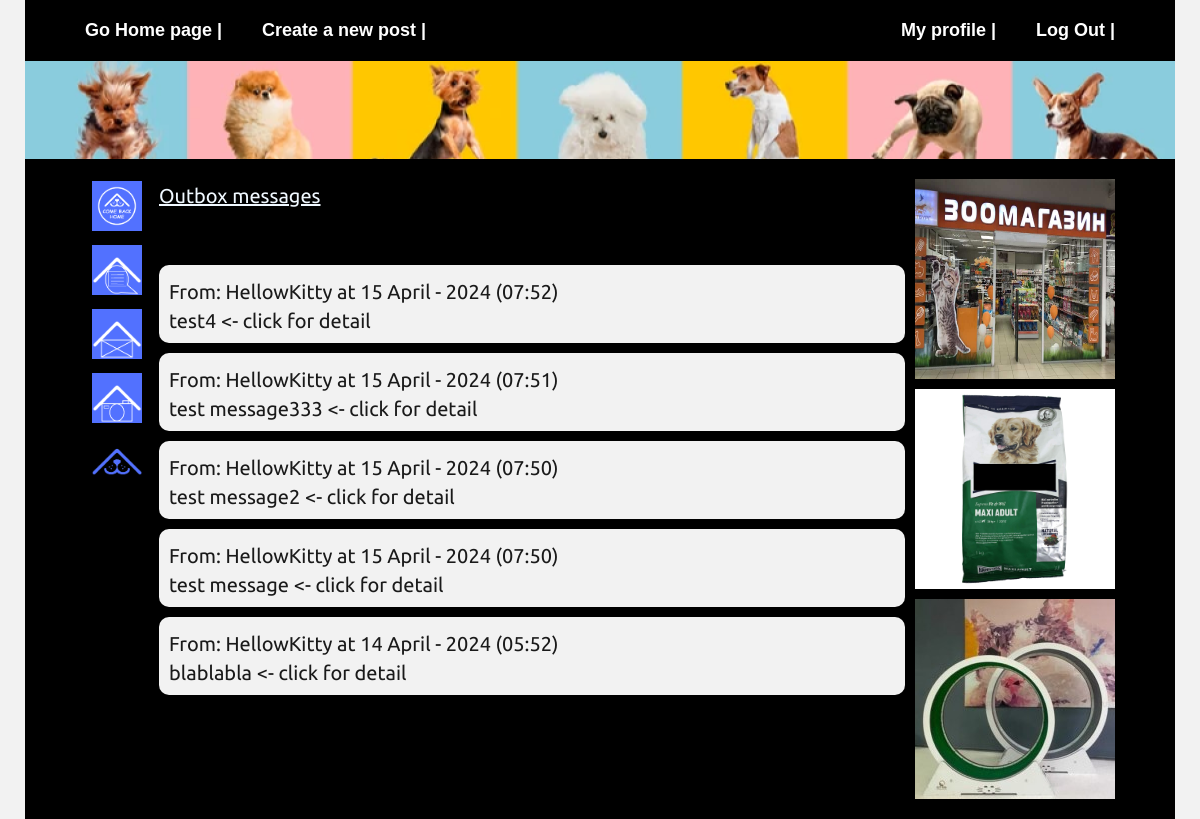
Page /messages/sms/inbox/ (signed in) on the earlier database version.
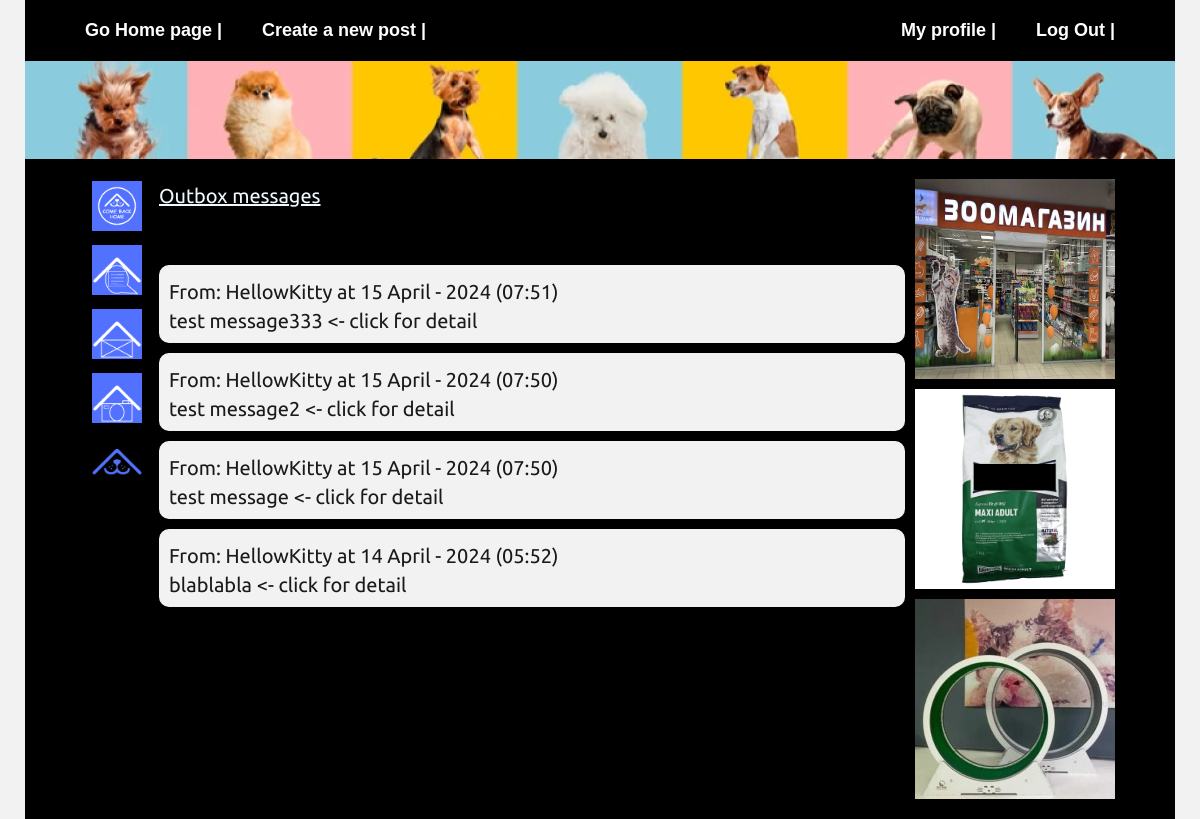
Same page on the later database version.
### usertouser/models.py (models this page shows, shortened)
class usertouser(models.Model):
    sender = models.ForeignKey(User, on_delete=models.CASCADE, related_name='sent_messages')
    recipient = models.ForeignKey(User, on_delete=models.CASCADE, related_name='received_messages')
    subject = models.CharField(max_length=255)
    content = models.TextField()
    timestamp = models.DateTimeField(auto_now_add=True)

### usertouser/views.py (the view)
# urls.py: path('sms/inbox/', usertouserListView.as_view(template_name='messages/inbox.html'), name='inbox'),
class usertouserListView(LoginRequiredMixin, ListView):
    model = usertouser
    template_name = 'messages/inbox.html'
    context_object_name = 'sms'
    paginate_by = None
    def get_queryset(self):
        cache.clear()
        return usertouser.objects.filter(recipient=self.request.user).order_by('-timestamp')

### blog/templates/messages/inbox.html
{% extends "base.html" %}
{% load static %}
{% block content %}
<a class="post-title" href="{% url 'outbox' %}" title="Outbox messages"> Outbox messages </a>
<br><br>
{% for usertouser in sms %}
<a class="post-a flex">
    <div class="post-text-box">
      <object>
          <a class="post-title" href="{% url 'user-posts' usertouser.sender.username %}" title="User posts">From: {{usertouser.sender.username}} at {{usertouser.timestamp|date:"d F - Y (H:i)"}}</a>
      </object>
      <object>
          <a class="post-title" href="{% url 'detail' usertouser.id %}" title="Details"> {{ usertouser.subject }} <- click for detail </a>
      </object>
    </div>
</a>
{% empty %}
No messages yet.
{% endfor %}
{% endblock content %}

Differences in the rows shown:
removed usertouser: sender.username "HellowKitty", timestamp "15 April - 2024 (07:52)", subject "test4"
